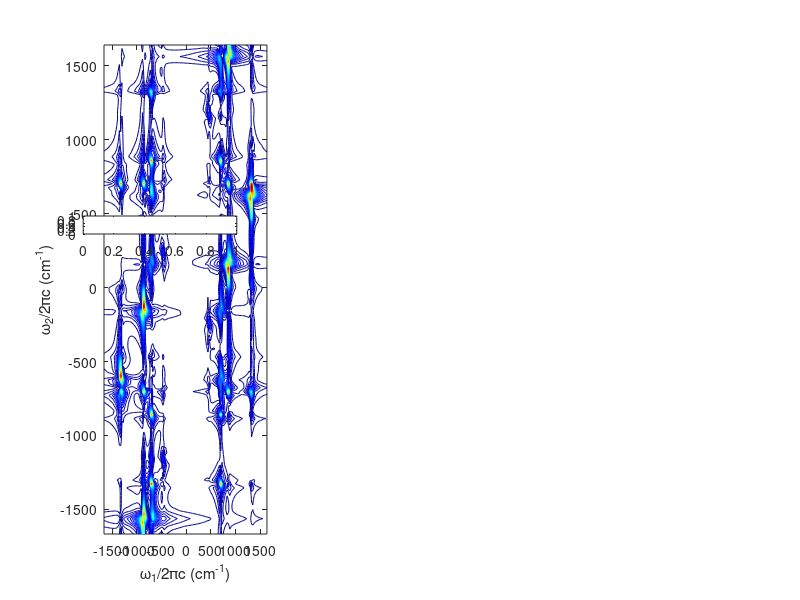

MATLAB code to generate this figure: (Note: this script raises an error after producing the figure.)
% Load data from mat file
clear all
load Full2dRR

Cascade=Full_2dRR_OffRes_Cascade+Full_2dRR_Res_Cascade;
Direct=Full_2dRR_Res_Direct;
Full_Signal=Cascade+Direct;

gcf=figure;
set(gcf,'Units','Normalized','Position',[0 0 0.85 0.9]);%[0 4/75 1 0.85]);
dw=1/Full_2dRR_nt;c=3e-5;

% Axes positions
gcp_y=0.3;
gcp_l_x=0.05;gcp_c_x=0.32;gcp_r_x=0.59;
gcw=0.3;gch=0.3;
gcpos=[gcp_l_x gcp_y gcw gch];
gdpos=[gcp_c_x gcp_y gcw gch];
grpos=[gcp_r_x gcp_y gcw gch];
% Color bar positions
cp_y=0.61;
cp_l_x=0.104;cp_c_x=0.374;cp_r_x=0.644;
cw=0.192;ch=0.03;
ccpos=[cp_l_x cp_y cw ch];
cdpos=[cp_c_x cp_y cw ch];
crpos=[cp_r_x cp_y cw ch];
% Text
tstr={'a)';'b)';'c)'};
% Text positions
tp_y=0.535;
tp_l_x=0.105;tp_c_x=0.375;tp_r_x=0.645;
tw=0.06;th=0.06;
tpos=[tp_l_x tp_y tw th; tp_c_x tp_y tw th; tp_r_x tp_y tw th];
      
    maxs=max(max(max(abs(real(Full_Signal(:,:,1))))));
%     dt=dts(iv);
    w=(-1/2:dw:(1/2-dw))/Full_2dRR_dts/c;
    subplot(1,3,1);contour(w,w,abs(real(Cascade(:,:,1)))/maxs,50);
    xlabel('\omega_1/2\pic (cm^{-1})');
    ylabel('\omega_2/2\pic (cm^{-1})');
    colormap jet;colorbar('Location','northoutside','fontsize',10,'Position',ccpos);
    set(gca,'linewidth',2,'fontsize',10,'fontweight','bold','Position',gcpos);
    axis square;
    annotation(gcf,'textbox',tpos(1,:),...
        'String',tstr(1),'EdgeColor','none',...
        'fontweight','bold','fontsize',10);
    
    subplot(1,3,2);contour(w,w,abs(real(Direct(:,:,1)))/maxs,50);
    xlabel('\omega_1/2\pic (cm^{-1})');
    ylabel('\omega_2/2\pic (cm^{-1})');
    colormap jet;colorbar('Location','northoutside','fontsize',10,'Position',cdpos);
    set(gca,'linewidth',2,'fontsize',10,'fontweight','bold','Position',gdpos);axis square;
    annotation(gcf,'textbox',tpos(2,:),...
        'String',tstr(2),'EdgeColor','none',...
        'fontweight','bold','fontsize',10);

    subplot(1,3,3);contour(w,w,abs(real(Full_Signal(:,:,1)))/maxs,50);
    xlabel('\omega_1/2\pic (cm^{-1})');
    ylabel('\omega_2/2\pic (cm^{-1})');
    colormap jet;colorbar('Location','northoutside','fontsize',10,'Position',crpos);
    set(gca,'linewidth',2,'fontsize',10,'fontweight','bold','Position',grpos);axis square;
    annotation(gcf,'textbox',tpos(3,:),...
        'String',tstr(3),'EdgeColor','none',...
        'fontweight','bold','fontsize',10);
